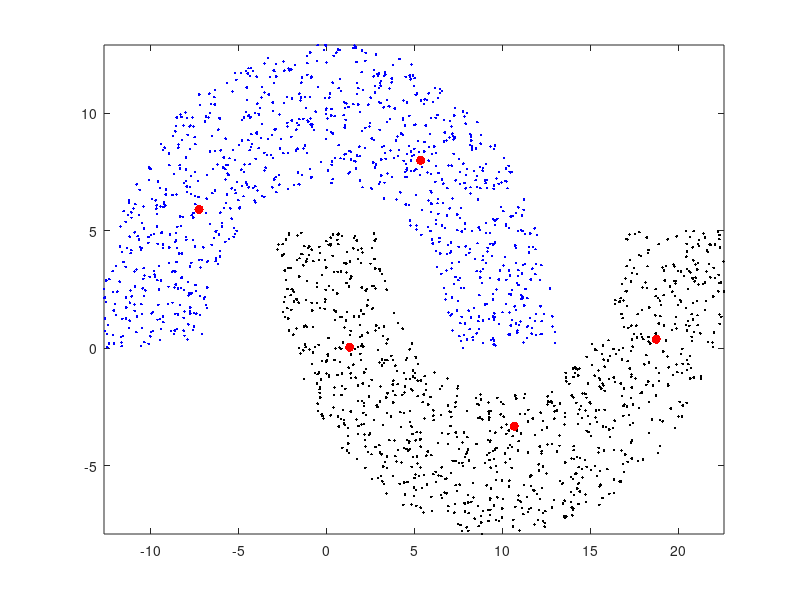

The MATLAB source for this figure:
clear all
clc
clf

% Import data
points = dlmread('task3.txt',' ');

nPoints = length(points);
nTrainingPoints = ceil(0.7*nPoints);
nValidationPoints = nPoints - nTrainingPoints;

% Set various parameters
nBoundaryPoints = 5e2;  % Gives resolution for decision boundary plot

nIterations = 1e5;      % Iterations to move the weights around
nTrainingIterations = 3e3;  % Iterations to train the classification
nMainIterations = 20;   % How many tries to get the best classification error

activationBeta = 0.5;
learnRate = 0.02;

nNodes = 5;    % Number of "weights", change between 5 and 20 for a) and b)

nodes = rand(nNodes,2)*2-1;
outputs = zeros(nNodes,1);

for iIteration = 1:nIterations
    % Select a random point
    iSelectedPoint = ceil(rand()*nPoints);
    selectedPos = points(iSelectedPoint,2:3);
    
    % Calculate activation of nodes by this point
    denominator = 0;
    for iNode = 1:nNodes
        outputs(iNode) = exp(-norm(selectedPos - nodes(iNode,:))^2/2);
        denominator = denominator + outputs(iNode);
    end
    outputs = outputs / denominator;
    
    % Update the winning node
    iWinningNode = find(outputs == max(outputs));
    nodes(iWinningNode,:) = nodes(iWinningNode,:) + learnRate*(selectedPos-nodes(iWinningNode,:));
end

bestClassificationError = 2;    % Just to make sure the first calculated value gets stored

for iMainIteration = 1:nMainIterations
    % Initalize to random values
    weights = rand(nNodes,1)*2 - 1;
    threshold = rand()*2 - 1;
    
    % Get a random division of data to training set and validation set
    trainingSelection = sort(randsample(nPoints,nTrainingPoints));
    trainingSet = points(trainingSelection,:);
    validationSet = points(~ismember(1:nPoints, trainingSelection),:);
    
    % Train the network
    for iTrainIt = 1:nTrainingIterations
        % Get a random point
        iRandomPoint = ceil(rand()*nTrainingPoints);
        selectedPos = points(iRandomPoint,2:3);

        % Find activation
        denominator = 0;
        for iNode = 1:nNodes
            outputs(iNode) = exp(-norm(selectedPos - nodes(iNode,:))^2/2);
            denominator = denominator + outputs(iNode);
        end
        outputs = outputs / denominator;

        activation = tanh(activationBeta*weights'*outputs + threshold);
        
        % Calculate updates
        thresholdUpdate = activationBeta*(points(iRandomPoint,1) - activation)*(1-tanh(activationBeta*weights'*outputs)^2);
        weightUpdate = thresholdUpdate * outputs;

        threshold = threshold + thresholdUpdate;
        weights = weights + weightUpdate;
    end
    
    % Run through validation set and see how we're doing
    classificationError = 0;
    for iValidIt = 1:nValidationPoints
        iRandomPoint = ceil(rand()*nValidationPoints);
        selectedPos = validationSet(iRandomPoint,2:3);

        denominator = 0;
        for iNode = 1:nNodes
            outputs(iNode) = exp(-norm(selectedPos - nodes(iNode,:))^2/2);
            denominator = denominator + outputs(iNode);
        end
        outputs = outputs / denominator;

        activation = tanh(activationBeta*weights'*outputs + threshold);

        % Accumulate correctly classified points...
        classificationError = classificationError + sign(activation)*validationSet(iRandomPoint,1);
    end
    % ... and when we're done, normalize and count the misclassified ones instead
    classificationError = (nValidationPoints - classificationError) / nValidationPoints;
    
    if classificationError < bestClassificationError
        bestClassificationError = classificationError;
        bestWeights = weights;
        bestThreshold = threshold;
    end
end

% Start preparing plotting of decision boundary

xMin = min(points(:,2));
xMax = max(points(:,2));
yMin = min(points(:,3));
yMax = max(points(:,3));

% Generate ticks that span the input data
xTics = linspace(xMin, xMax, nBoundaryPoints);
yTics = linspace(yMin, yMax, nBoundaryPoints);

boundaryActivation = zeros(nBoundaryPoints);

threshold = bestThreshold;
weights = bestWeights;

% For all ticks, find activation
for iX = 1:nBoundaryPoints
    for iY = 1:nBoundaryPoints
        selectedPos = [xTics(iX), yTics(iY)];

        denominator = 0;
        for iNode = 1:nNodes
            outputs(iNode) = exp(-norm(selectedPos - nodes(iNode,:))^2/2);
            denominator = denominator + outputs(iNode);
        end
        outputs = outputs / denominator;

        activation = tanh(activationBeta*weights'*outputs + threshold);
        boundaryActivation(iX, iY) = sign(activation);
    end
end

% Use contour plot to get the decision boundary line
contour(xTics, yTics, boundaryActivation', 'rx')
hold on
plot(points(points(:,1)==1,2), points(points(:,1)==1,3), '.b')
plot(points(points(:,1)==-1,2), points(points(:,1)==-1,3), '.k')
plot(nodes(:,1), nodes(:,2), 'r.', 'MarkerSize', 20)
hold off

filename = ['t3_' num2str(nNodes) '.png'];
saveas(gcf, filename,'png')